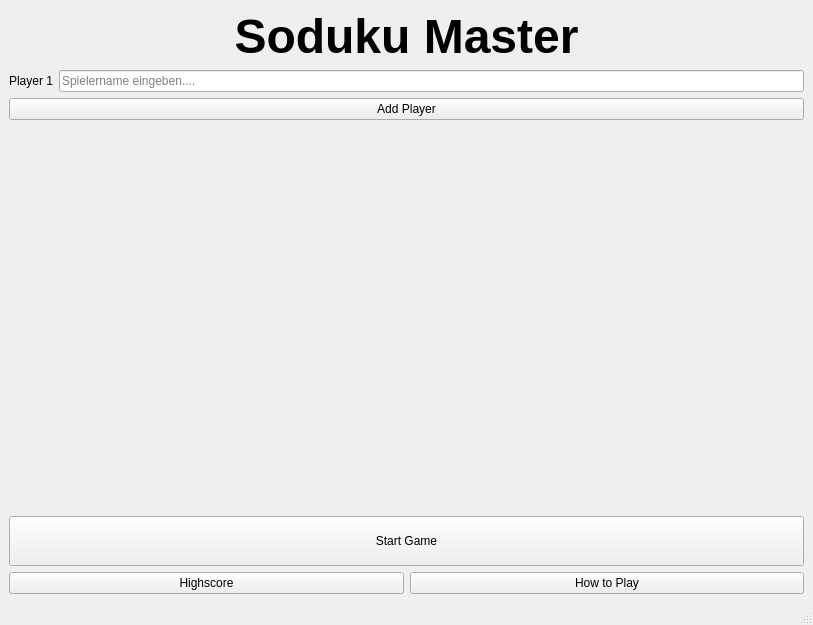
<?xml version="1.0" encoding="UTF-8"?>
<ui version="4.0">
 <class>MenuWindow</class>
 <widget class="QMainWindow" name="MenuWindow">
  <property name="geometry">
   <rect>
    <x>0</x>
    <y>0</y>
    <width>813</width>
    <height>625</height>
   </rect>
  </property>
  <property name="windowTitle">
   <string>MenuWindow</string>
  </property>
  <widget class="QWidget" name="centralwidget">
   <layout class="QVBoxLayout" name="verticalLayout_2">
    <item>
     <layout class="QHBoxLayout" name="MenuName_LayoutHorizontal">
      <item>
       <widget class="QLabel" name="label">
        <property name="font">
         <font>
          <pointsize>36</pointsize>
          <bold>true</bold>
         </font>
        </property>
        <property name="text">
         <string>Soduku Master</string>
        </property>
        <property name="alignment">
         <set>Qt::AlignCenter</set>
        </property>
       </widget>
      </item>
     </layout>
    </item>
    <item>
     <layout class="QVBoxLayout" name="PlayerContainer_LayoutVertical">
      <item>
       <layout class="QHBoxLayout" name="PlayerNameSlot_0">
        <item>
         <widget class="QLabel" name="player1Name_Label">
          <property name="text">
           <string>Player 1</string>
          </property>
         </widget>
        </item>
        <item>
         <widget class="QLineEdit" name="player1Name_LineEdit">
          <property name="toolTip">
           <string/>
          </property>
          <property name="inputMask">
           <string/>
          </property>
          <property name="text">
           <string/>
          </property>
          <property name="placeholderText">
           <string>Spielername eingeben....</string>
          </property>
         </widget>
        </item>
       </layout>
      </item>
     </layout>
    </item>
    <item>
     <widget class="QPushButton" name="addPlayer_Button">
      <property name="text">
       <string>Add Player</string>
      </property>
     </widget>
    </item>
    <item>
     <spacer name="verticalSpacer">
      <property name="orientation">
       <enum>Qt::Vertical</enum>
      </property>
      <property name="sizeHint" stdset="0">
       <size>
        <width>20</width>
        <height>40</height>
       </size>
      </property>
     </spacer>
    </item>
    <item>
     <widget class="QPushButton" name="startGame_Button">
      <property name="minimumSize">
       <size>
        <width>200</width>
        <height>50</height>
       </size>
      </property>
      <property name="text">
       <string>Start Game</string>
      </property>
      <property name="flat">
       <bool>false</bool>
      </property>
     </widget>
    </item>
    <item>
     <layout class="QHBoxLayout" name="HighScoreAbout_LayoutHorizontal">
      <item>
       <widget class="QPushButton" name="highscore_Button">
        <property name="text">
         <string>Highscore</string>
        </property>
       </widget>
      </item>
      <item>
       <widget class="QPushButton" name="howToPlay_Button">
        <property name="text">
         <string>How to Play</string>
        </property>
       </widget>
      </item>
     </layout>
    </item>
   </layout>
  </widget>
  <widget class="QMenuBar" name="menubar">
   <property name="geometry">
    <rect>
     <x>0</x>
     <y>0</y>
     <width>813</width>
     <height>24</height>
    </rect>
   </property>
  </widget>
  <widget class="QStatusBar" name="statusbar"/>
 </widget>
 <resources/>
 <connections/>
</ui>
